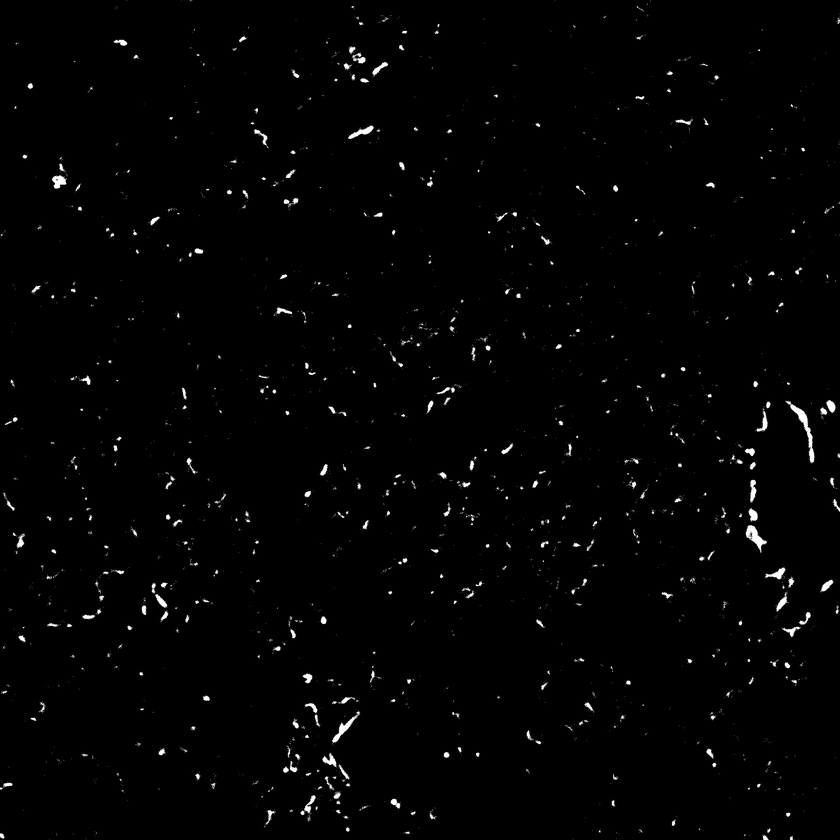
#> input picture data/imaging_subset/MASK_SK658 Slobe ch010048.jpg, 840 x 840 px, shrunk from 2048 x 2048 before the run
$ jupyter execute --allow-errors better_estimation.ipynb
#> lines starting #> are read from the running program, lines starting #| are printed output that depends on the picture
[cell 1]
import pandas as pd
import numpy as np
import cv2
import os
from termcolor import colored
import matplotlib.pyplot as plt

images = pd.DataFrame()

data_path = r"data"
imaging_path = r"imaging_subset"

filenames = os.listdir(os.path.join(data_path, imaging_path))
depths = pd.read_csv(os.path.join(data_path, "depths.csv"))
#> (reads data/depths.csv from the repository)

for i in filenames:
    img = cv2.imread(os.path.join(data_path, imaging_path, i), 0)
#> img is the input picture: shape (840, 840); min 0, max 255, mean 3.2
    try:
        depth = depths[depths["Filenames"].str.lower() == i.lower()][
            "Depth from lung surface (in micrometers) where image was acquired"
        ].values[0]
        # some files are named with SK658 and some with Sk658
    except IndexError:
        print(f"couldn't find depth for file {i}")
        continue
    images = pd.concat(
        [images, pd.DataFrame([{"filename": i, "image": img, "depth": depth}])],
        ignore_index=True,
    )
#> images = table of 1 rows and 3 columns
display(images.head())

[cell 2]
# add area column

areas = pd.read_csv(os.path.join(data_path, "manual_contour_area.csv"))
#> (reads data/manual_contour_area.csv from the repository)
if not ("area_pixels" in images.columns):
    images = images.merge(areas, on=["filename", "depth"], how="left")
#> images = table of 1 rows and 4 columns

display(images.head())

[cell 3]
white_percents_w_area = []

for x_glm_all in range(len(images)):
    _, binary = cv2.threshold(images.iloc[x_glm_all]["image"], 127, 255, cv2.THRESH_BINARY)
    area = images.iloc[x_glm_all]["area_pixels"]
    white = np.sum(binary == 255)
    black = np.sum(binary == 0)

    white_percent = 100 * (white / (black + white - area))
    white_percents_w_area.append(white_percent)
#> this loop made 1 pass
#> (area, white, black, white_percent) on pass 1: (nan, 7540, 698060, nan)
#> after the loop, white_percents_w_area = [nan]

white_percents = []

for x_glm_all in range(len(images)):
    _, binary = cv2.threshold(images.iloc[x_glm_all]["image"], 127, 255, cv2.THRESH_BINARY)
    white = np.sum(binary == 255)
    black = np.sum(binary == 0)

    white_percent = 100 * (white / (black + white))
    white_percents.append(white_percent)
#> this loop made 1 pass
#> (white, black, white_percent) on pass 1: (7540, 698060, 1.07)
#> after the loop, white_percents = [1.07]

[cell 4]
df = pd.DataFrame(
    {
        "filename": images["filename"],
        "depth": images["depth"],
        "white_percent_w_area": white_percents_w_area,
        "white_percent": white_percents,
    }
)
#> df = table of 1 rows and 4 columns
if input("save to file? (y/n) ") == "y":
#> the answer given: out.png
    df.to_csv(os.path.join(data_path, "merged_all.csv"), index=False)

[cell 5]
# display graph
plt.scatter(images["depth"], white_percents_w_area, marker="o", linestyle="-", color="blue")
plt.title("Plot of depth of image vs percentage white pixels (area accounted)")
plt.xlabel("depth of image")
plt.ylabel("white pixels as a percentage of total pixels")
plt.grid(True)
plt.show()
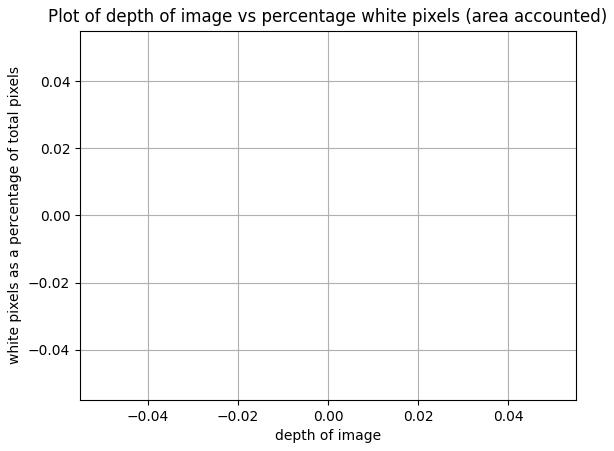
#> figure drawn by matplotlib, 1 panel

plt.scatter(images["depth"], white_percents, marker="o", linestyle="-", color="blue")
plt.title("Plot of depth of image vs percentage white pixels")
plt.xlabel("depth of image")
plt.ylabel("white pixels as a percentage of total pixels")
plt.grid(True)
plt.show()
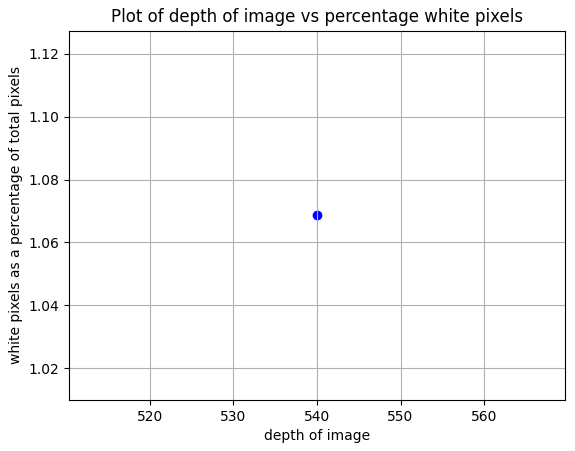
#> figure drawn by matplotlib, 1 panel

[cell 6]
# generalized linear model
import statsmodels.api as sm

# prepare the data
x_glm = df["depth"]
y_glm = df["white_percent_w_area"]

# add a constant for the intercept
#> (the rest of this cell did not finish here and is left out)

[cell 7]
# generalized linear model
import statsmodels.api as sm
images_all = pd.DataFrame()

data_path = r"data"
imaging_path = r"imaging"
filenames = os.listdir(os.path.join(data_path, imaging_path))
images_all = pd.read_csv(os.path.join(data_path, "pct_white_pixels.csv"))
#> (reads data/pct_white_pixels.csv from the repository)
